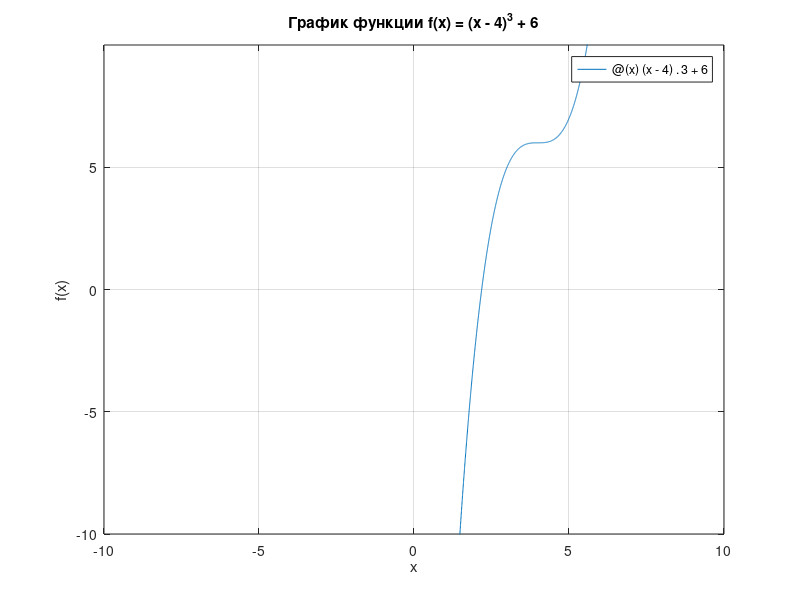

MATLAB code for this plot: (Note: this script raises an error after producing the figure.)
clc;
clear;

% Задаем интервал
a = -25;
b = 10;

% Определяем функцию
f = @(x) (x - 4).^3 + 6;

% Решение через fzero
x0 = 10; 
root = fzero(f, x0); 
y_root = f(root);
disp('Решение через fzero:');
disp(root);

% Строим график функции
fplot(f, [-10, 10]);
xlabel('x'); 
ylabel('f(x)'); 
title('График функции f(x) = (x - 4)^3 + 6'); 
grid;
ylim([y_root - 10, y_root + 10]);

yline(0, 'k', 'LineWidth', 0.5); % Черная линия y = 0
xline(0, 'k', 'LineWidth', 0.5); % Черная линия x = 0

% Задаем точность
high_accuracy = 0.1;
accuracy = 1e-5;

% Решение методом половинного деления с высокой точностью
[x_half, iter_half] = methods.binary_search(f, a, b, high_accuracy);
fprintf('Метод половинного деления сошелся за %d итераций.\n', iter_half);
fprintf('Приближенный корень (высокая точность): %f\n\n', x_half);

% Устанавливаем начальное приближение x0
x0 = x_half;

% Находим производную (для следующих методов)
df = @(x) (f(x + accuracy) - f(x - accuracy)) / (2 * accuracy);

% Решение методом хорд
[x_chord, iter_chord] = methods.chord(f, a, b, accuracy);
fprintf('Метод хорд сошелся за %d итераций.\n', iter_chord);
fprintf('Приближенный корень: %f\n\n', x_chord);

% Решение методом простых итераций
[x_simple, iter_simple] = methods.simple_iterations(f, df, x0, accuracy);
fprintf('Метод простых итераций сошелся за %d итераций.\n', iter_simple);
fprintf('Приближенный корень: %f\n\n', x_simple);

% Решение методом касательных
[x_newton, iter_newton] = methods.newton(f, df, x0, accuracy);
fprintf('Метод касательных сошелся за %d итераций.\n', iter_newton);
fprintf('Приближенный корень: %f\n\n', x_newton);



% Решение методом секущих
% [x_secant, iter_secant] = methods.secant(f, df, x0, accuracy);
% fprintf('Метод хорд сошелся за %d итераций.\n', iter_secant);
% fprintf('Приближенный корень: %f\n\n', x_secant);
